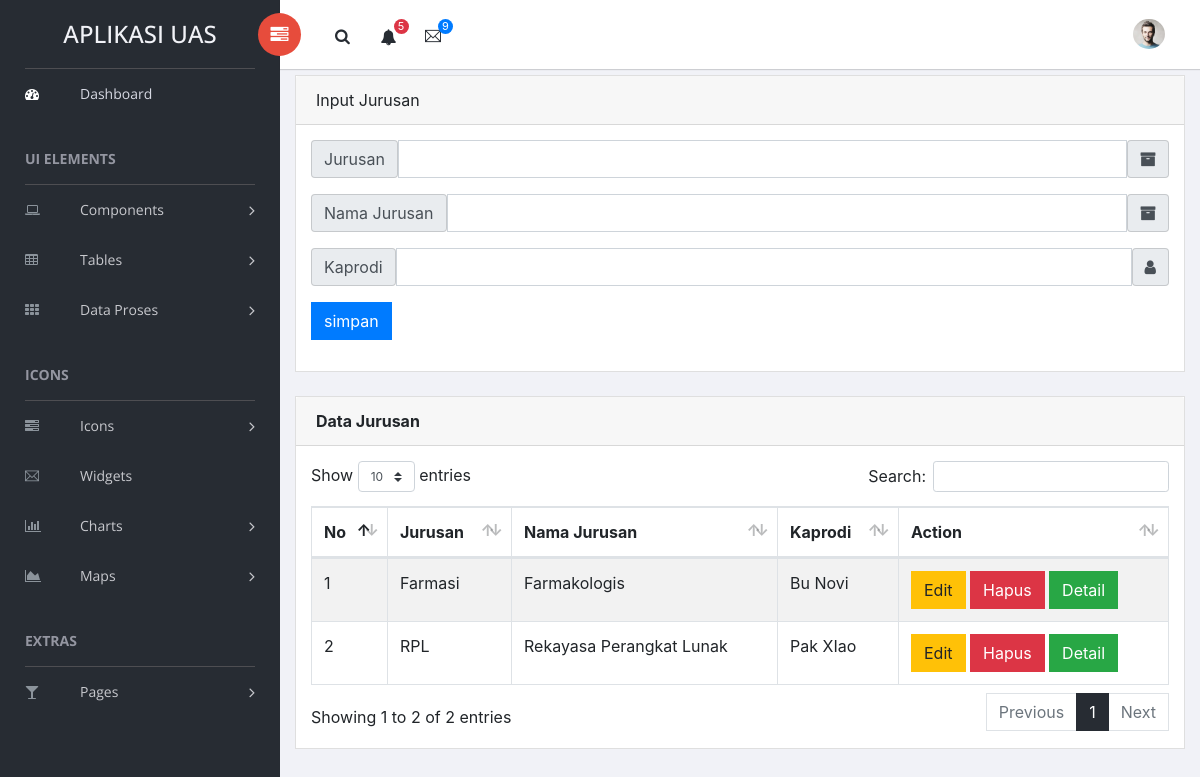
Page /dashboard.php?jurusan on the committed database.
### tables this page shows
CREATE TABLE `tb_jurusan` (
  `kd_jurusan` int(11) NOT NULL,
  `jurusan` varchar(15) NOT NULL,
  `nama_jurusan` varchar(50) NOT NULL,
  `kaprodi` varchar(50) NOT NULL
);

### jurusan.php (the view, shortened to what this page needs)
<?php
include "koneksi.php";
?>
<div class="col-lg-12">
    <div class="card">
        <div class="card-header">Input Jurusan</div>
        <div class="card-body card-block">
            <form action="" method="post" class="">
                <div class="form-group">
                    <div class="input-group">
                        <div class="input-group-addon">Jurusan</div>
                        <input type="text" id="jurusan" name="jurusan" value="<?= @$edit['jurusan'] ?>" class="form-control">
                        <div class="input-group-addon"><i class="fa fa-archive"></i></div>
                    </div>
                </div>
                <div class="form-group">
                    <div class="input-group">
                        <div class="input-group-addon">Nama Jurusan</div>
                        <input type="text" id="username3" name="nama_jurusan" value="<?= @$edit['nama_jurusan'] ?>" class="form-control">
                        <div class="input-group-addon"><i class="fa fa-archive"></i></div>
                    </div>
                </div>
                <div class="form-group">
                    <div class="input-group">
                        <div class="input-group-addon">Kaprodi</div>
                        <input type="text" id="username3" name="kaprodi" value="<?= @$edit['kaprodi'] ?>" class="form-control">
                        <div class="input-group-addon"><i class="fa fa-user"></i></div>
                    </div>
                </div>
                <div class="form-actions form-group">
                    <?php
                    if (isset($_GET['edit'])) { ?>
                        <input type="submit" name="update" value="update" class="btn btn-success">
                    <?php } else { ?>
                        <input type="submit" name="simpan" value="simpan" class="btn btn-primary">
                    <?php } ?>
                </div>
            </form>
        </div>
    </div>
</div>
<div class=" col-md-12">
    <div class="card">
        <div class="card-header">
            <strong class="card-title">Data Jurusan</strong>
        </div>
        <div class="card-body">
            <table id="bootstrap-data-table-export" class="table table-striped table-bordered">
                <thead>
                    <tr>
                        <th>No</th>
                        <th>Jurusan</th>
                        <th>Nama Jurusan</th>
                        <th>Kaprodi</th>
                        <th>Action</th>
                    </tr>
                </thead>
                <tbody>
                    <?php
                    $sql = mysqli_query($con, "select * from tb_jurusan order by jurusan asc");
                    $no = 0;
                    while ($data = mysqli_fetch_array($sql)) {
                        $no++;
                    ?>
                        <tr>
                            <td><?= $no ?></td>
                            <td><?= $data['jurusan'] ?></td>
                            <td><?= $data['nama_jurusan'] ?></td>
                            <td><?= $data['kaprodi'] ?></td>
                            <td><a href="?jurusan&edit&id=<?= $data['kd_jurusan'] ?>" class="btn btn-warning">Edit</a>
                                <a href="?jurusan&hapus&id=<?= $data['kd_jurusan'] ?>" class="btn btn-danger">Hapus</a>
                                <a href="?jurusan&detail&id=<?= $data['kd_jurusan'] ?>" class="btn btn-success">Detail</a>
                            </td>
                        </tr>
                    <?php } ?>
                </tbody>
            </table>
        </div>
    </div>
</div>

### rows in the picture
tb_jurusan: jurusan "Farmasi", nama_jurusan "Farmakologis", kaprodi "Bu Novi"
tb_jurusan: jurusan "RPL", nama_jurusan "Rekayasa Perangkat Lunak", kaprodi "Pak XIao"
